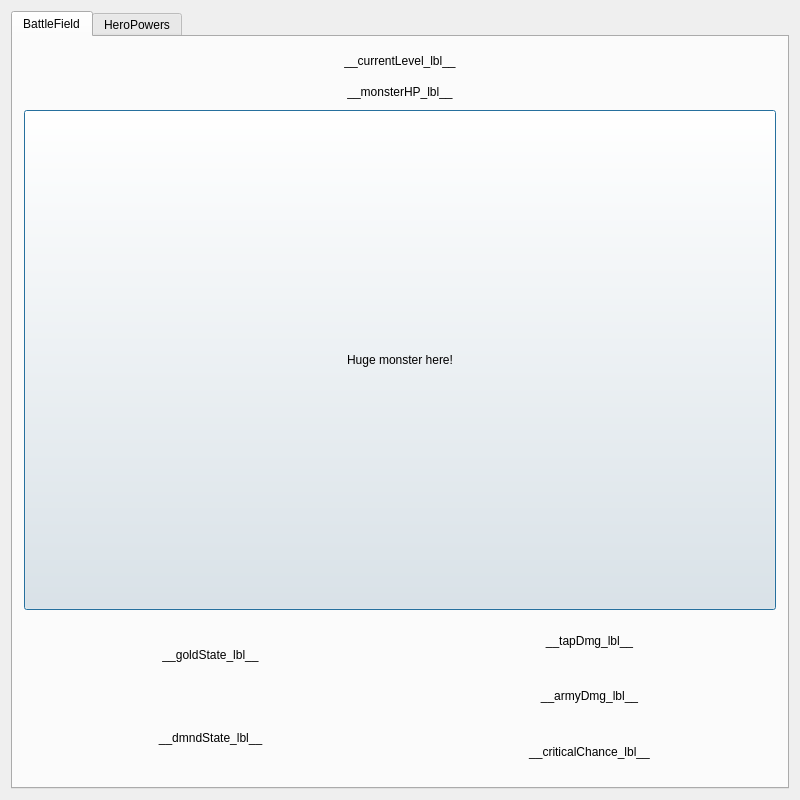
<?xml version="1.0" encoding="UTF-8"?>
<ui version="4.0">
 <class>BattleFieldUI</class>
 <widget class="QMainWindow" name="BattleFieldUI">
  <property name="geometry">
   <rect>
    <x>0</x>
    <y>0</y>
    <width>800</width>
    <height>800</height>
   </rect>
  </property>
  <property name="sizePolicy">
   <sizepolicy hsizetype="Ignored" vsizetype="Ignored">
    <horstretch>0</horstretch>
    <verstretch>0</verstretch>
   </sizepolicy>
  </property>
  <property name="minimumSize">
   <size>
    <width>800</width>
    <height>800</height>
   </size>
  </property>
  <property name="maximumSize">
   <size>
    <width>800</width>
    <height>800</height>
   </size>
  </property>
  <property name="windowTitle">
   <string>Dungeon of dragons</string>
  </property>
  <property name="locale">
   <locale language="English" country="UnitedStates"/>
  </property>
  <property name="unifiedTitleAndToolBarOnMac">
   <bool>true</bool>
  </property>
  <widget class="QWidget" name="centralWidget">
   <layout class="QGridLayout" name="gridLayout">
    <item row="0" column="0">
     <widget class="QTabWidget" name="tabWidget">
      <property name="currentIndex">
       <number>0</number>
      </property>
      <widget class="QWidget" name="BattleField_tab">
       <attribute name="title">
        <string>BattleField</string>
       </attribute>
       <layout class="QGridLayout" name="gridLayout_2">
        <item row="0" column="0">
         <layout class="QVBoxLayout" name="verticalLayout">
          <item>
           <widget class="QLabel" name="currentLevel_lbl">
            <property name="maximumSize">
             <size>
              <width>16777215</width>
              <height>25</height>
             </size>
            </property>
            <property name="text">
             <string>__currentLevel_lbl__</string>
            </property>
            <property name="alignment">
             <set>Qt::AlignCenter</set>
            </property>
           </widget>
          </item>
          <item>
           <widget class="QLabel" name="monsterHP_lbl">
            <property name="maximumSize">
             <size>
              <width>16777215</width>
              <height>25</height>
             </size>
            </property>
            <property name="text">
             <string>__monsterHP_lbl__</string>
            </property>
            <property name="alignment">
             <set>Qt::AlignCenter</set>
            </property>
           </widget>
          </item>
         </layout>
        </item>
        <item row="1" column="0">
         <widget class="QPushButton" name="monster_btn">
          <property name="minimumSize">
           <size>
            <width>0</width>
            <height>500</height>
           </size>
          </property>
          <property name="text">
           <string>Huge monster here!</string>
          </property>
          <property name="default">
           <bool>true</bool>
          </property>
         </widget>
        </item>
        <item row="2" column="0">
         <layout class="QHBoxLayout" name="horizontalLayout">
          <item>
           <layout class="QVBoxLayout" name="verticalLayout_2">
            <item>
             <widget class="QLabel" name="goldState_lbl">
              <property name="minimumSize">
               <size>
                <width>0</width>
                <height>50</height>
               </size>
              </property>
              <property name="text">
               <string>__goldState_lbl__</string>
              </property>
              <property name="alignment">
               <set>Qt::AlignCenter</set>
              </property>
             </widget>
            </item>
            <item>
             <widget class="QLabel" name="dmndState_lbl">
              <property name="minimumSize">
               <size>
                <width>0</width>
                <height>50</height>
               </size>
              </property>
              <property name="text">
               <string>__dmndState_lbl__</string>
              </property>
              <property name="alignment">
               <set>Qt::AlignCenter</set>
              </property>
             </widget>
            </item>
           </layout>
          </item>
          <item>
           <layout class="QVBoxLayout" name="verticalLayout_3">
            <item>
             <widget class="QLabel" name="tapDmg_lbl">
              <property name="minimumSize">
               <size>
                <width>0</width>
                <height>30</height>
               </size>
              </property>
              <property name="text">
               <string>__tapDmg_lbl__</string>
              </property>
              <property name="alignment">
               <set>Qt::AlignCenter</set>
              </property>
             </widget>
            </item>
            <item>
             <widget class="QLabel" name="armyDmg_lbl">
              <property name="minimumSize">
               <size>
                <width>0</width>
                <height>30</height>
               </size>
              </property>
              <property name="text">
               <string>__armyDmg_lbl__</string>
              </property>
              <property name="alignment">
               <set>Qt::AlignCenter</set>
              </property>
             </widget>
            </item>
            <item>
             <widget class="QLabel" name="criticalChance_lbl">
              <property name="minimumSize">
               <size>
                <width>0</width>
                <height>30</height>
               </size>
              </property>
              <property name="text">
               <string>__criticalChance_lbl__</string>
              </property>
              <property name="alignment">
               <set>Qt::AlignCenter</set>
              </property>
             </widget>
            </item>
           </layout>
          </item>
         </layout>
        </item>
       </layout>
      </widget>
      <widget class="QWidget" name="HeroPowers_tab">
       <attribute name="title">
        <string>HeroPowers</string>
       </attribute>
      </widget>
     </widget>
    </item>
   </layout>
  </widget>
 </widget>
 <layoutdefault spacing="6" margin="11"/>
 <resources/>
 <connections/>
</ui>
